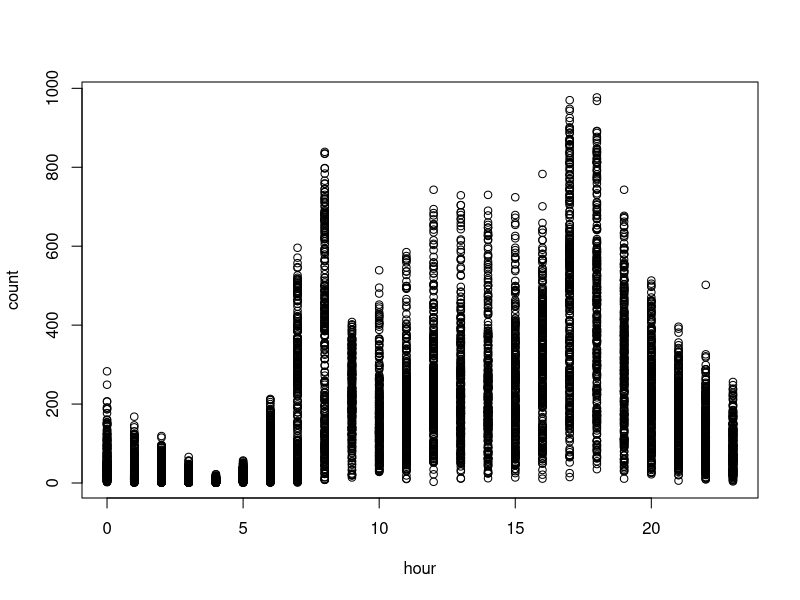
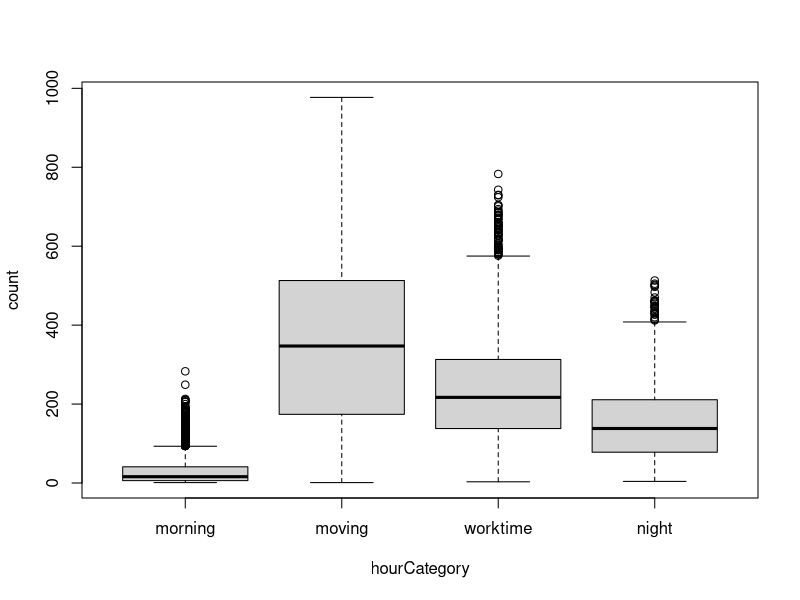
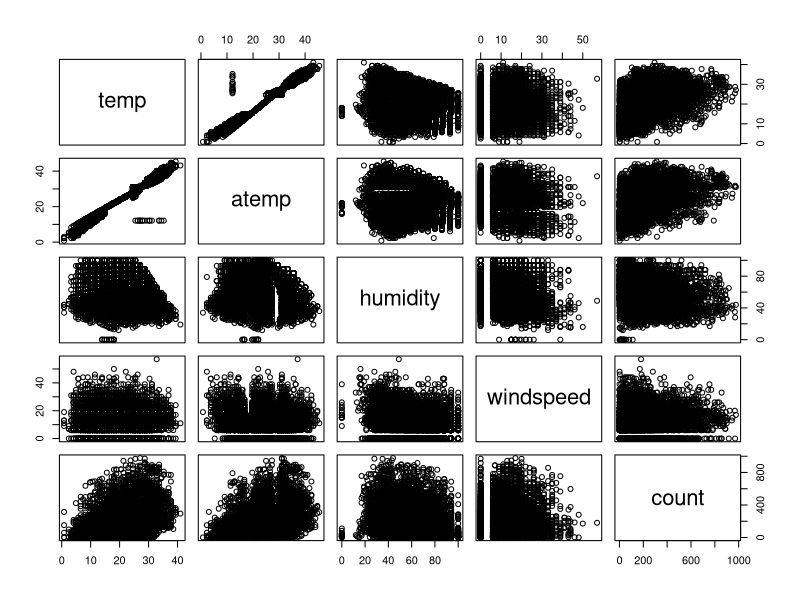
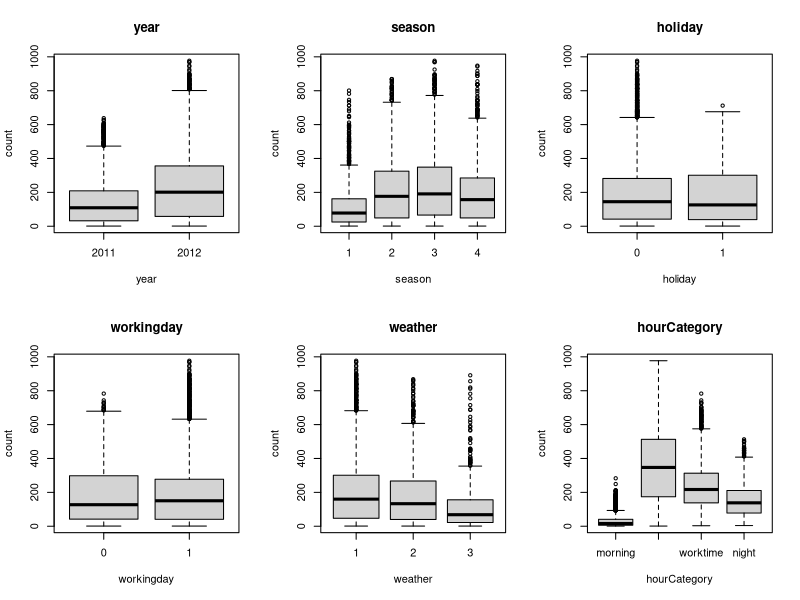
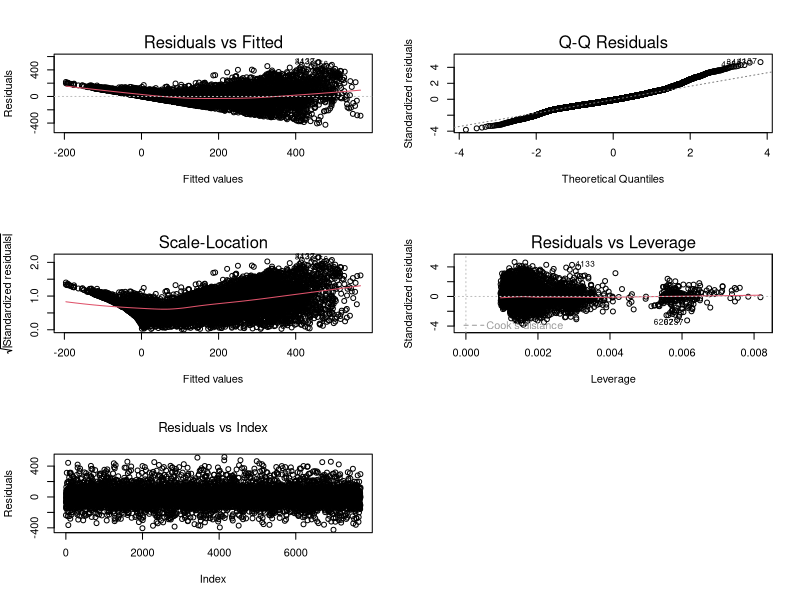

R code for these plots, in order: (Note: this script raises an error after producing the figures.)
## ---- chunk 1
knitr::opts_chunk$set(echo = FALSE, eval = TRUE)
## ---- chunk 2
rm(list = ls())

datos = read.table('p1a_train.csv', header = TRUE, sep = ';', dec = '.', stringsAsFactors = TRUE)
datos$id = NULL

datos$year = factor(datos$year)
datos$season = factor(datos$season)
datos$holiday = factor(datos$holiday)
datos$workingday = factor(datos$workingday)
datos$weather = factor(datos$weather)
## ---- chunk 3
#Indice
#------------------------
#- Analisis de variables
#  - Transformacion variable hora
#  - Descriptiva variables numericas (vemos correlacion temp y atemp)
#    - Analisis de temp y atemp (hacemos los modelos y elminamos el peor)
#    - Analisis de linealidad de las variables
#  - Variables categoricas (plots y resumen)
#- Generacion de modelos
#  - Modelo 1: Todas las variables (explicar resultado)
#  - Modelo 2: Seleccion automatica de variables
#    - Analisis de colinealidad (vif)
#    - Validacion de las premisas
#  - Transformacion de la variable resupesta
#    - Modelo 4: Transformacion Logaritmica (explicar resultado)
#    - Modelo 3: Transformacion BoxCox (imprimir solamente el modelo y explicar resultado, comparar con modelo anterior)
#      - Validacion (comparacion modelo anterior lm2)
#  - Modelo 5: Transformaciones polinomicas (imprimir y explicar solamente el resultado del modelo, vemos que no vale la pena)
#- Observaciones influyentes (imprimir influenceIndexPlot(mod.lm3))
#  - Modelo 6: Eliminar observaciones influyentes
#- Modelo final: el modelo 3 plot(alleffects)
#------------------------
## ---- chunk 4
summary(datos)
## ---- chunk 5
plot(count~hour, datos)
## ---- chunk 6
datos$hourCategory = cut(datos$hour, c(0,6,8,16,19,23), labels = c('morning', 'moving', 'worktime', 'moving', 'night'), include.lowest = TRUE)
plot(count~hourCategory, datos)
datos$hour = NULL
## ---- chunk 7
pairs(datos[, c(6:10)])
## ---- chunk 8
datos$atemp = NULL
## ---- chunk 9
par(mfrow=c(2,3))
for(i in c(1, 2, 3, 4, 5, 10)){
  boxplot(datos$count~datos[,i],main=names(datos)[i],xlab=names(datos)[i],ylab="count")
}
## ---- chunk 10
mod.lm1 = lm(count~.,datos)
## ---- chunk 11
mod.lm2 = step(mod.lm1)
datos$workingday = NULL
## ---- chunk 12
par(mfrow=c(3,2))
plot(mod.lm2)
plot(resid(mod.lm2), font.main = 1, main = 'Residuals vs Index', ylab = 'Residuals')
## ---- chunk 13
library(car)
bc <- boxCox(mod.lm2)
lamb = bc$x[which.max(bc$y)]
datos$countBC <- datos$count^lamb
## ---- chunk 14
mod.lm3 = lm(countBC ~ year + season + holiday + weather + temp + humidity + windspeed + hourCategory, datos)
summary(mod.lm3)
## ---- chunk 15
mod.lm3 = lm(countBC ~ year + season + holiday + weather + temp + humidity + windspeed + hourCategory, datos)
par(mfrow=c(3,2))
plot(mod.lm3)
plot(resid(mod.lm3), font.main = 1, main = 'Residuals vs Index', ylab = 'Residuals')
## ---- chunk 16
library('effects')
plot(allEffects(mod.lm3))
## ---- chunk 17
influenceIndexPlot(mod.lm3)
